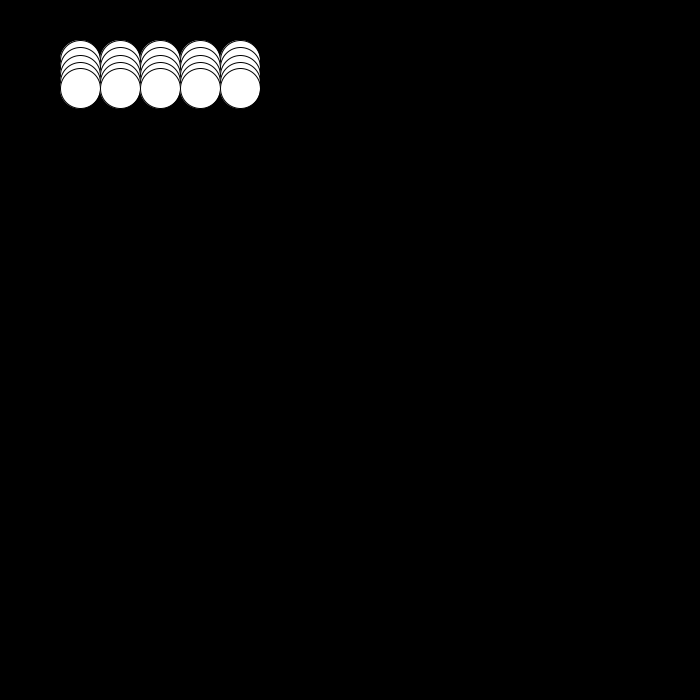
Frame 1 (no input)
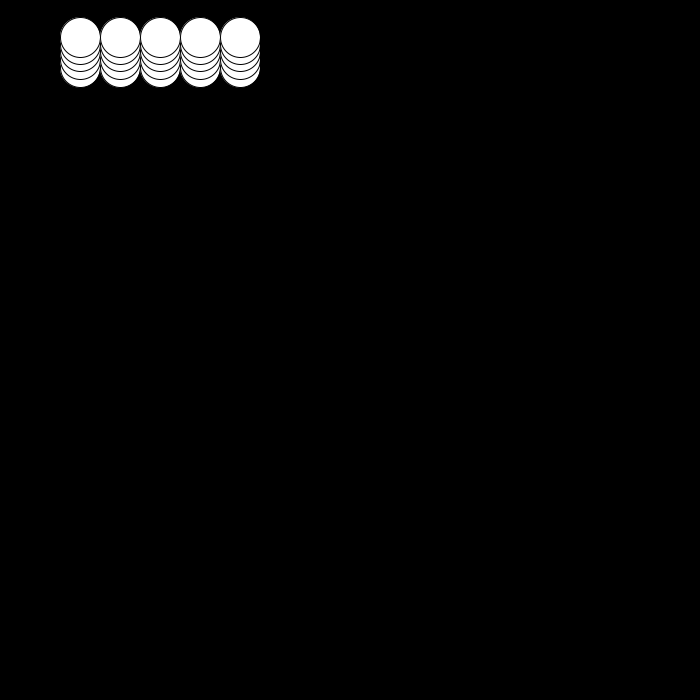
Frame 60 (the mouse pressed at the canvas centre just before this capture)
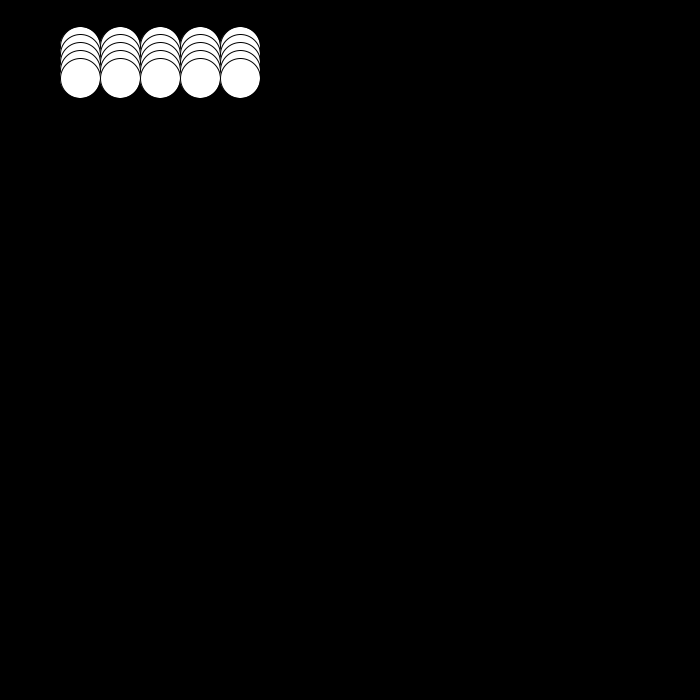
Frame 120 (the mouse held since frame 60 and released just before this capture)

The Processing sketch that drew these frames (run headless with seeded random() and noise(); from frame 60 on, the mouse is pressed at the canvas centre):

// Processing sketch: Make_Processing_7_13_Sine_Wave_Movement
// ── Make_Processing_7_13_Sine_Wave_Movement.pde
float angle = 0.0;
float offset = 60;
float scalar = 40;
float speed = 0.05;

void setup() {
  size(700, 700);
  smooth();
}

void draw() {
  background(0);
  /*
  float y1 = offset + sin(angle + omega_t)*scalar;
   float y2 = offset + sin(angle + 0.4)*scalar;
   float y3 = offset + sin(angle+0.8)*scalar;
   ellipse(80, y1, 40, 40);
   ellipse(120, y2, 40, 40);
   ellipse(160, y3, 40, 40);
   */

  for (float omega_t = 0; omega_t < 1; omega_t += 0.2) {
    for (float x = 80; x < 250; x += 40) {
      float y = offset + sin(angle + omega_t)*scalar;
      ellipse(x, y, 40, 40);
    }
  }
  angle += speed;
}
